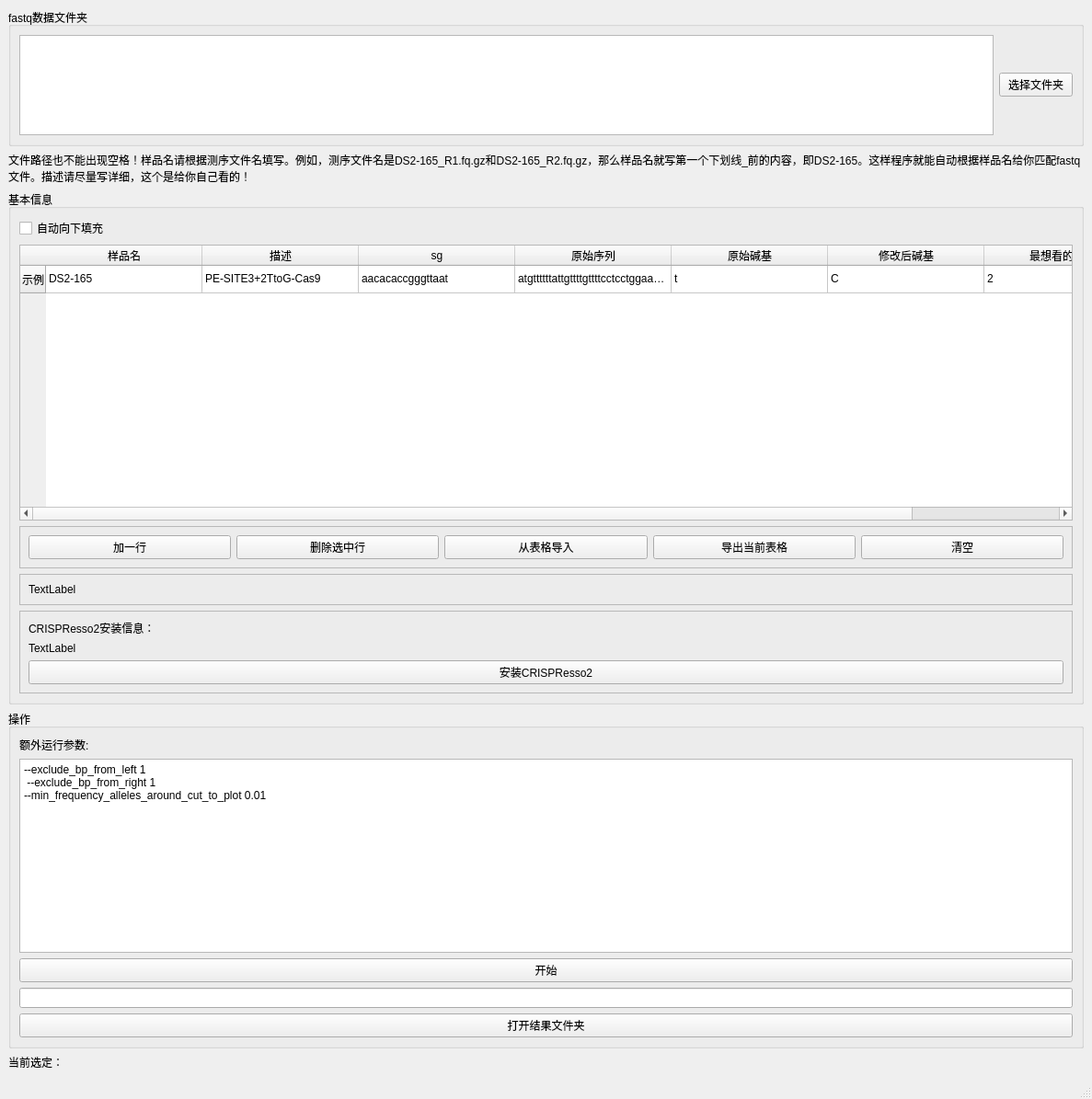
<?xml version="1.0" encoding="UTF-8"?>
<ui version="4.0">
 <class>CRISPResso</class>
 <widget class="QMainWindow" name="CRISPResso">
  <property name="geometry">
   <rect>
    <x>0</x>
    <y>0</y>
    <width>1187</width>
    <height>1195</height>
   </rect>
  </property>
  <property name="windowTitle">
   <string>BE分析</string>
  </property>
  <widget class="QWidget" name="centralwidget">
   <layout class="QVBoxLayout" name="verticalLayout_3">
    <item>
     <widget class="QGroupBox" name="groupBox">
      <property name="maximumSize">
       <size>
        <width>16777215</width>
        <height>150</height>
       </size>
      </property>
      <property name="title">
       <string>fastq数据文件夹</string>
      </property>
      <layout class="QHBoxLayout" name="horizontalLayout_2">
       <item>
        <widget class="PlainTextEdit" name="plainTextEdit_readIllumina">
         <property name="maximumSize">
          <size>
           <width>16777215</width>
           <height>250</height>
          </size>
         </property>
        </widget>
       </item>
       <item>
        <widget class="QPushButton" name="pushButton_chooseFolder">
         <property name="text">
          <string>选择文件夹</string>
         </property>
        </widget>
       </item>
      </layout>
     </widget>
    </item>
    <item>
     <widget class="QLabel" name="label_4">
      <property name="text">
       <string>文件路径也不能出现空格！样品名请根据测序文件名填写。例如，测序文件名是DS2-165_R1.fq.gz和DS2-165_R2.fq.gz，那么样品名就写第一个下划线_前的内容，即DS2-165。这样程序就能自动根据样品名给你匹配fastq文件。描述请尽量写详细，这个是给你自己看的！</string>
      </property>
      <property name="wordWrap">
       <bool>true</bool>
      </property>
     </widget>
    </item>
    <item>
     <widget class="QGroupBox" name="groupBox_2">
      <property name="inputMethodHints">
       <set>Qt::ImhPreferNumbers</set>
      </property>
      <property name="title">
       <string>基本信息</string>
      </property>
      <property name="flat">
       <bool>false</bool>
      </property>
      <layout class="QVBoxLayout" name="verticalLayout">
       <item>
        <widget class="QCheckBox" name="checkBox_auto_fill_col">
         <property name="text">
          <string>自动向下填充</string>
         </property>
        </widget>
       </item>
       <item>
        <widget class="QTableWidget" name="tableWidget">
         <property name="minimumSize">
          <size>
           <width>0</width>
           <height>300</height>
          </size>
         </property>
         <attribute name="horizontalHeaderDefaultSectionSize">
          <number>170</number>
         </attribute>
         <row>
          <property name="text">
           <string>示例</string>
          </property>
         </row>
         <column>
          <property name="text">
           <string>样品名</string>
          </property>
         </column>
         <column>
          <property name="text">
           <string>描述</string>
          </property>
         </column>
         <column>
          <property name="text">
           <string>sg</string>
          </property>
         </column>
         <column>
          <property name="text">
           <string>原始序列</string>
          </property>
         </column>
         <column>
          <property name="text">
           <string>原始碱基</string>
          </property>
         </column>
         <column>
          <property name="text">
           <string>修改后碱基</string>
          </property>
         </column>
         <column>
          <property name="text">
           <string>最想看的位置</string>
          </property>
         </column>
         <item row="0" column="0">
          <property name="text">
           <string>DS2-165</string>
          </property>
         </item>
         <item row="0" column="1">
          <property name="text">
           <string>PE-SITE3+2TtoG-Cas9</string>
          </property>
         </item>
         <item row="0" column="2">
          <property name="text">
           <string>aacacaccgggttaat	</string>
          </property>
         </item>
         <item row="0" column="3">
          <property name="text">
           <string>atgttttttattgttttgttttcctcctggaaaaatatgaacagtg...</string>
          </property>
         </item>
         <item row="0" column="4">
          <property name="text">
           <string>t</string>
          </property>
         </item>
         <item row="0" column="5">
          <property name="text">
           <string>C</string>
          </property>
         </item>
         <item row="0" column="6">
          <property name="text">
           <string>2</string>
          </property>
         </item>
        </widget>
       </item>
       <item>
        <widget class="QFrame" name="frame">
         <property name="frameShape">
          <enum>QFrame::StyledPanel</enum>
         </property>
         <property name="frameShadow">
          <enum>QFrame::Raised</enum>
         </property>
         <layout class="QHBoxLayout" name="horizontalLayout">
          <item>
           <widget class="QPushButton" name="pushButton_add_line">
            <property name="text">
             <string>加一行</string>
            </property>
           </widget>
          </item>
          <item>
           <widget class="QPushButton" name="pushButton_del_lines">
            <property name="text">
             <string>删除选中行</string>
            </property>
           </widget>
          </item>
          <item>
           <widget class="QPushButton" name="pushButton_import_from_sheet">
            <property name="text">
             <string>从表格导入</string>
            </property>
           </widget>
          </item>
          <item>
           <widget class="QPushButton" name="pushButton_export_sheet">
            <property name="text">
             <string>导出当前表格</string>
            </property>
           </widget>
          </item>
          <item>
           <widget class="QPushButton" name="pushButton_clear_table">
            <property name="text">
             <string>清空</string>
            </property>
           </widget>
          </item>
         </layout>
        </widget>
       </item>
       <item>
        <widget class="QFrame" name="frame_2">
         <property name="frameShape">
          <enum>QFrame::StyledPanel</enum>
         </property>
         <property name="frameShadow">
          <enum>QFrame::Raised</enum>
         </property>
         <layout class="QVBoxLayout" name="verticalLayout_2">
          <item>
           <widget class="QLabel" name="label_selection">
            <property name="text">
             <string>TextLabel</string>
            </property>
           </widget>
          </item>
         </layout>
        </widget>
       </item>
       <item>
        <widget class="QFrame" name="frame_3">
         <property name="frameShape">
          <enum>QFrame::StyledPanel</enum>
         </property>
         <property name="frameShadow">
          <enum>QFrame::Raised</enum>
         </property>
         <layout class="QVBoxLayout" name="verticalLayout_4">
          <item>
           <widget class="QLabel" name="label_3">
            <property name="text">
             <string>CRISPResso2安装信息：</string>
            </property>
           </widget>
          </item>
          <item>
           <widget class="QLabel" name="label_version">
            <property name="text">
             <string>TextLabel</string>
            </property>
           </widget>
          </item>
          <item>
           <widget class="QPushButton" name="pushButton_install">
            <property name="text">
             <string>安装CRISPResso2</string>
            </property>
           </widget>
          </item>
         </layout>
        </widget>
       </item>
      </layout>
     </widget>
    </item>
    <item>
     <widget class="QGroupBox" name="groupBox_10">
      <property name="title">
       <string>操作</string>
      </property>
      <layout class="QVBoxLayout" name="verticalLayout_9">
       <item>
        <widget class="QLabel" name="label_2">
         <property name="text">
          <string>额外运行参数:</string>
         </property>
        </widget>
       </item>
       <item>
        <widget class="PlainTextEdit" name="plainTextEdit_parameters">
         <property name="maximumSize">
          <size>
           <width>16777215</width>
           <height>250</height>
          </size>
         </property>
         <property name="plainText">
          <string>--exclude_bp_from_left 1
 --exclude_bp_from_right 1
--min_frequency_alleles_around_cut_to_plot 0.01 
</string>
         </property>
        </widget>
       </item>
       <item>
        <widget class="QPushButton" name="pushButton_generateFq">
         <property name="text">
          <string>开始</string>
         </property>
        </widget>
       </item>
       <item>
        <widget class="QLineEdit" name="lineEdit_FqDir">
         <property name="clearButtonEnabled">
          <bool>true</bool>
         </property>
        </widget>
       </item>
       <item>
        <widget class="QPushButton" name="pushButton_openFqDir">
         <property name="text">
          <string>打开结果文件夹</string>
         </property>
        </widget>
       </item>
      </layout>
     </widget>
    </item>
    <item>
     <widget class="QLabel" name="label">
      <property name="text">
       <string>当前选定：</string>
      </property>
     </widget>
    </item>
   </layout>
  </widget>
  <widget class="QMenuBar" name="menubar">
   <property name="geometry">
    <rect>
     <x>0</x>
     <y>0</y>
     <width>1187</width>
     <height>20</height>
    </rect>
   </property>
  </widget>
  <widget class="QStatusBar" name="statusbar"/>
 </widget>
 <customwidgets>
  <customwidget>
   <class>PlainTextEdit</class>
   <extends>QPlainTextEdit</extends>
   <header>plaintextedit</header>
  </customwidget>
 </customwidgets>
 <resources/>
 <connections/>
</ui>
